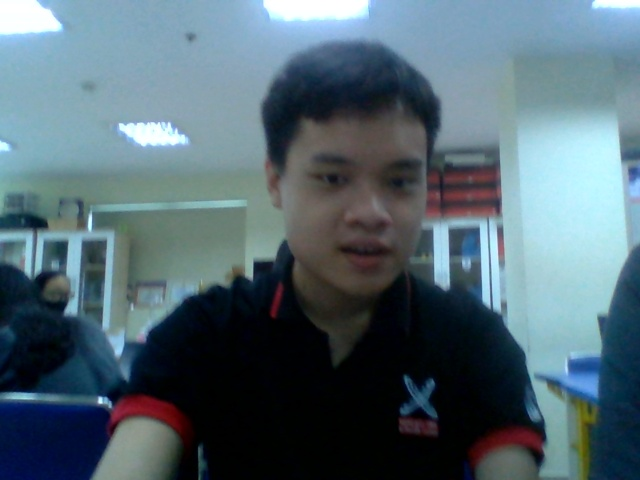
#> input picture dataset/Bao/Bao_0.jpg, 640 x 480 px; its folder holds only this picture in this run
$ python Training.py
#> lines starting #> are read from the running program, lines starting #| are printed output that depends on the picture
''''
Training Multiple Faces stored on a DataBase:
	==> Each face should have a unique numeric integer ID as 1, 2, 3, etc
	==> LBPH computed model will be saved on trainer/ directory. (if it does not exist, pls create one)
	==> for using PIL, install pillow library with "pip install pillow"

Based on original code by Anirban Kar: https://github.com/thecodacus/Face-Recognition

Developed by Marcelo Rovai - MJRoBot.org @ 21Feb18

'''

import cv2
import numpy as np
from PIL import Image
import os

# Path for face image database
pathData = 'dataset'

recognizer = cv2.face.LBPHFaceRecognizer_create()
detector = cv2.CascadeClassifier("haarcascade_frontalface_default.xml");

# function to get the images and label data
def getImagesAndLabels(main_path):
#> called with main_path = 'dataset'
    faceSamples = []
    ids = []
    folder_index = 0

    for user_folder in os.listdir(main_path):
        user_folder_path = os.path.join(main_path, user_folder)
        if os.path.isdir(user_folder_path):
            for image_name in os.listdir(user_folder_path):
                image_path = os.path.join(user_folder_path, image_name)
                if os.path.isfile(image_path):
                    PIL_img = Image.open(image_path).convert('L')
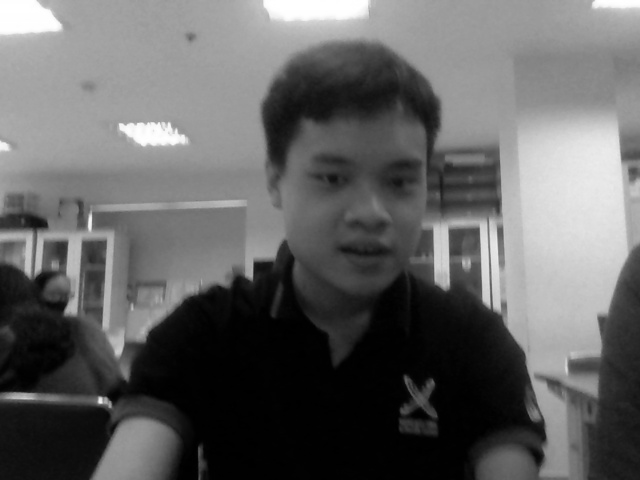
#> PIL_img: PIL image 640x480 L; min 0, max 255, mean 99
                    img_numpy = np.array(PIL_img, 'uint8')
                    id = folder_index
                    faces = detector.detectMultiScale(img_numpy)
#> faces = [[271, 112, 183, 183]]
                    for (x, y, w, h) in faces:
                        faceSamples.append(img_numpy[y:y + h, x:x + w])
                        ids.append(id)
#> this loop made 1 pass
#> after the loop, faceSamples = 1 item; ids = [0]
            folder_index += 1
#> pass 2 of the loop in getImagesAndLabels, `for user_folder in os.listdir(main_path):`:
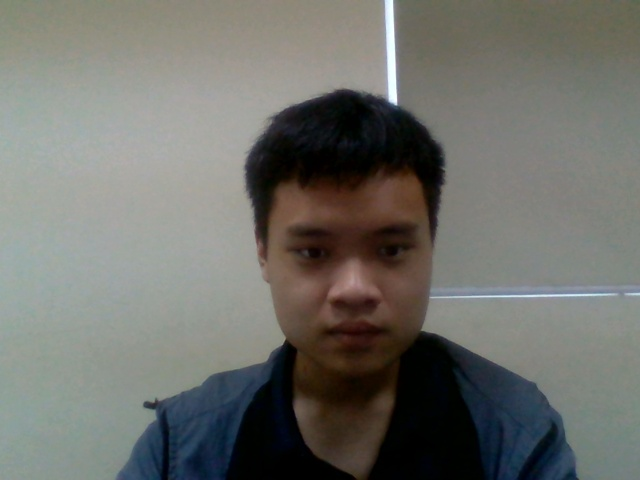
#> input picture dataset/Dat/Dat_1.jpg, 640 x 480 px
#> in getImagesAndLabels, `PIL_img = Image.open(image_path).convert('L')`:
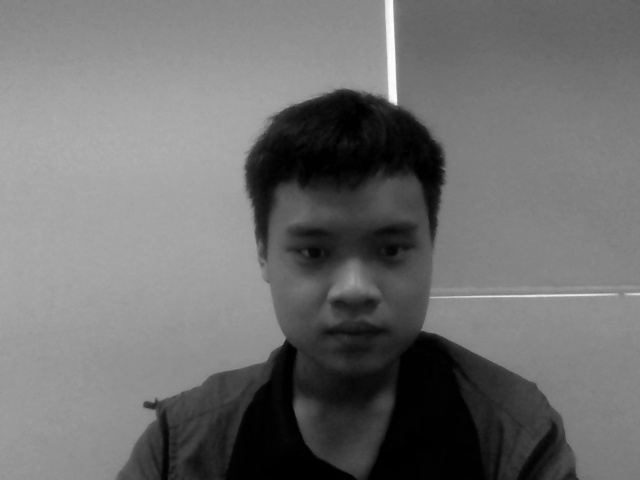
#> PIL_img: PIL image 640x480 L; min 0, max 254, mean 111.1
#> in getImagesAndLabels, `faces = detector.detectMultiScale(img_numpy)`: faces = [[242, 170, 216, 216]]
#> the loop in getImagesAndLabels, `for (x, y, w, h) in faces:` made 1 pass
#> after the loop in getImagesAndLabels, `for (x, y, w, h) in faces:`: faceSamples = 2 items; ids = [0, 1]

    return faceSamples, ids
print ("\n [INFO] Training faces. It will take a few seconds. Wait ...")
faces,ids = getImagesAndLabels(pathData)
#> faces = 2 items; ids = [0, 1]
recognizer.train(faces, np.array(ids))

# Save the model into trainer/trainer.yml
#> (the run stopped early here; a loop or call above may not have finished)
